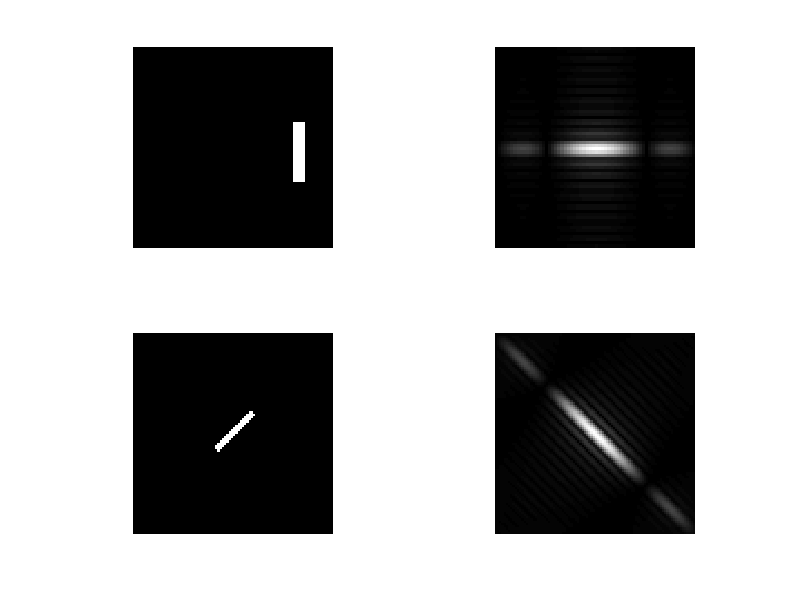

Write MATLAB code to recreate this figure.
clc;clear;close all;
f=zeros(64);
f(25:43,52:55)=1;


[r,c]=size(f);
for i=1:r
    for j=1:c
        q(i,j)=(-1).^(i+j);
    end 
end
sn=f.*q;
ss=fft2(sn);

ff=zeros(64);
ff(20:42,31:33)=1;
n=imrotate(ff,-45);
[r,c]=size(n);
for i=1:r
    for j=1:c
        q(i,j)=(-1).^(i+j);
    end 
end
snn=n.*q;
sss=fft2(snn);


subplot(221)
imshow(f);

subplot(222)
imshow(abs(ss),[]);

subplot(223)
imshow(abs(n),[]);

subplot(224)
imshow(abs(sss),[]);
